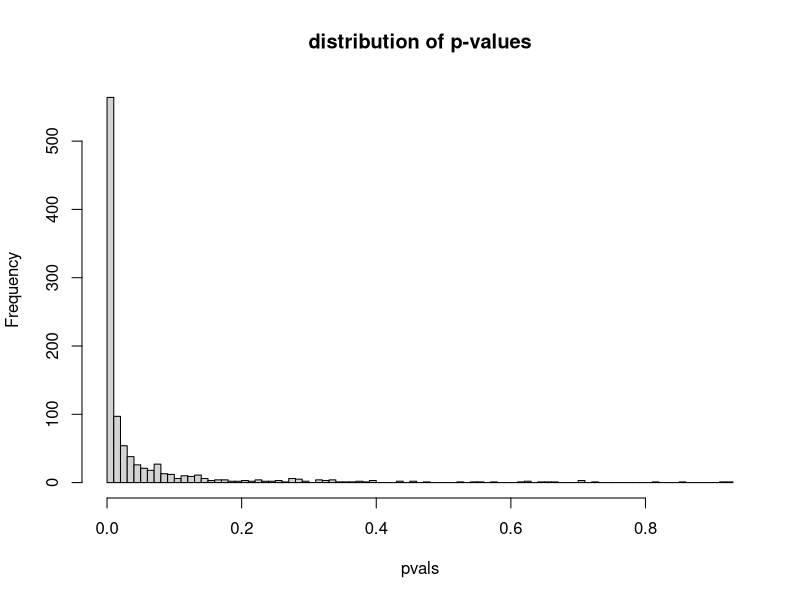
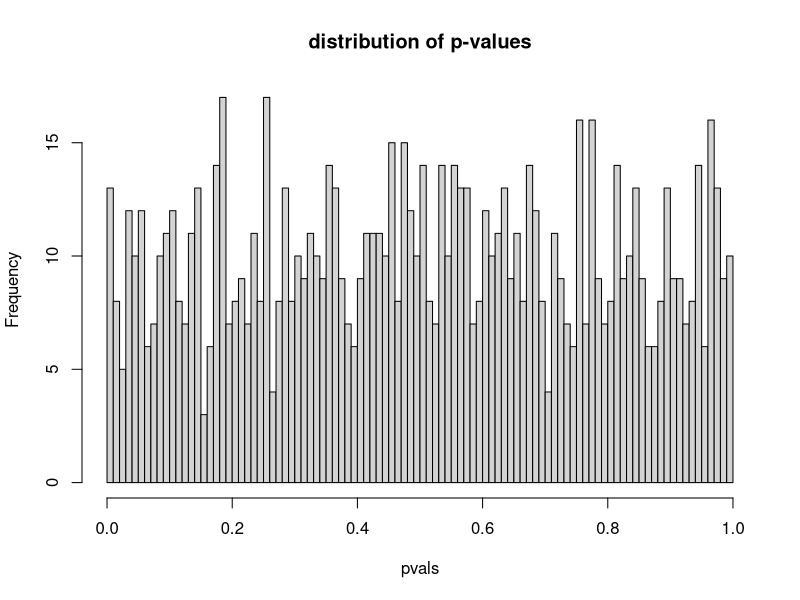
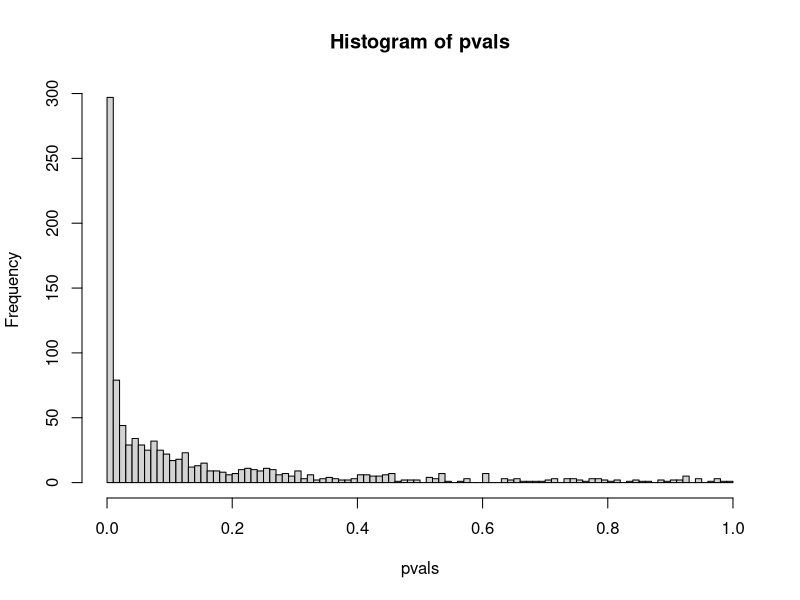

Write the R code that produced these figures, in order.
# ================================
#   
#   Power analysis presentation
# 
# ================================

# The purpose of this file is to present an R code which can be used to conduct power
# analyses by simulation in a regression context.
# The basic idea is to repeatedly generate a dataset given certain assumed parameters
# such as the sample size, N, and the effect size, b1. For each dataset we estimate a
# regression and get the p-values. The power of the test is equal to the number of p-values
# below the critical threshold (0.05, conventionally) divided by the total number of simulations.



#___________________ Simulating data _________________________ #

# First we're going to simulate data and run a regression on the data, just to get
# an idea of how that process works. We generate data featuring two variables: 
# individual height, our dependent variable, and individual milk consumption, our independent variable.

# Generate data
b_1 = 0.1 # We assume that a one unit increase in milk consumption increases height by 0.1
N = 750 # set sample size
df <- data.frame( # generate data
  milk <- rnorm(n = N, mean = 70, sd = 10),
  height <- 110 + b_1*milk + rnorm(n = 500, mean = 0, sd = 8)
); names(df) <- c("milk","height")

# Now we run a regression and get a (simple) summary
coef(summary(lm(height ~ milk, data = df))) # the estimated coefficeint on milk, b_1, 
# should be approx. 0.1



#___________________ Power analysis on simulated data _________________________ #

# There are two functions we must specify. 1) a data- and statistic-generating function
# which will generate a simulated data set according to given parameters (N, effect
# size etc) and give a p-value. 2) a simulation function which will run the
# function specified in 1) many times to generate a distribution of p-values. The power is
# the number of p-values below 0.05 divided by the number of simulations.


## specify data- and statistic-generating function
# this function generates simulted data according to given parameters (N and b1),
# runs a regression, and returns the p-value for b1 from that regression.

# define function
power_function <- function(N, b_1) {
  
  # generate data
  df <- data.frame( 
    milk <- rnorm(N,70,10),
    height <- 100 + b_1*milk + rnorm(N,0,8)
  ); names(df) <- c("milk","height")
  
  # run regression and return p-value
  pvalue_b1 <- coef(summary(lm(height ~ milk, data = df)))[2,4] 
  return(pvalue_b1)
}

# test function
power_function(N, b_1) # the returned value is the pvalue for b_1


## specify simulation function
# this function, power_sim, executes the power_function repeatedly (the total number of exections
# is determined by the variable nsims). For each execution, it extracts the pvalue 
# and saves it the vector pvals. When this is finished, it estimates the power (pow) by
# generating the proportion of pvalues in the pvals vectors which are less than 0.05 (the 
# convetional threshold)

# define function
power_sim <- function(N, b_1, nsims) {
  
  pvals <- replicate(
    n = nsims,
    power_function(N, b_1)
  )
  pow <- sum(pvals < .05) / nsims
  return(pow)
}

# test function (note: the higher nsims is, the closer the estimated power will be to the
# true value, but the longer the simulation process takes)
set.seed(130593)
power_sim(N = 500, b_1 = 0.1, nsims = 1000) # should get about 0.8
power_sim(N = 500, b_1 = 0, nsims = 1000) # When the true effect, b_1, is zero, 
# the power should be about 0.05, the probability of a false positive when the null is true


## visualise pvalues
# we might also wish to visualise the pvalues in a histogram, in which case we generate
# the vector of pvalues and visualise
pvals <- replicate(
  n = 1000,
  power_function(N = 500, b_1 = 0.1)
)
hist(pvals, breaks = 100, main = "distribution of p-values")

# the greater the power, the more right-skewed the function. If the true effect is
# zero, the distribution of pvalues should be approximately uniform
pvals <- replicate(
  n = 1000,
  power_function(N = 500, b_1 = 0)
)
hist(pvals, breaks = 100, main = "distribution of p-values")




### Multiple regression
# the above example was for the case of bivariate regression. It is straightforward to
# add control variables to the simulation

# specify data- and statistic-generating function
power_function <- function(N, b_1) {
  
  df <- data.frame( # generate data
    milk <- rnorm(N,70,10),
    exercise <- rnorm(N,4,1) + 0.1*milk, # we add this regressor, correlated with milk
    height <- 100 + b_1*milk + exercise + rnorm(N,0,8)
  ); names(df) <- c("milk","exercise","height")
  
  pvalue_b1 <- coef(summary(lm(height ~ milk + exercise, data = df)))[2,4] # run regression and get (simple) summary
  return(pvalue_b1)
}


# specify simulation function
power_sim <- function(N, b_1, nsims) {
  pvals <- replicate(
    n = nsims,
    power_function(N, b_1)
  )
  pow <- sum(pvals < .05) / nsims
  return(pow)
}

# run simulations
set.seed(130593)
power_sim(N = 500, b_1 = 0.1, nsims = 1000) 

# visualise pvalues
pvals <- replicate(
  n = 1000,
  power_function(N = 500, b_1 = 0.1)
)
hist(pvals, breaks = 100)




### Running a power analysis over a parameter space
# we would generally want to know the power for different values of N (the sample
# size), and b_1 (the effect size).

# Specify different parameter values and create empty vectors to record the value of the 
# parameter for a given simulation
n_values <- c(300, 500, 700) # values of N you want to estimate power for
b1_values <- c(0.3, 0.7, 0.1) # effect sizes you want to estimate power for
n_vector <- c() # vector to record values of N for each sim
b1_vector <- c() # vector to record values of effect size for each sim
power_vector <- c() # vector to register values of power for each sim

# run simulation for each combination of N and b1
for (N in n_values) {
  for (b_1 in b1_values) {
    
    # the following two lines are just useful to receord the simulations progress
    iteration_progress <- round(length(power_vector)/(length(n_values)*length(b1_values)), 2)
    print(paste("Iteration progress:", iteration_progress," Time:", Sys.time()))
    
    # run simulation and record parameter values
    power_it <- power_sim(N = N, b_1 = b_1, nsims = 1000) # this generates an estimate of the power for the given parameters
    power_vector <- append(power_vector, power_it) # this adds the power estimate to the power vector
    n_vector <- append(n_vector, N)
    b1_vector <- append(b1_vector, b_1)
  }
}

# generate a data frame to record the parameter values for each simulation
powerdf <- data.frame(power_vector, n_vector, b1_vector)

